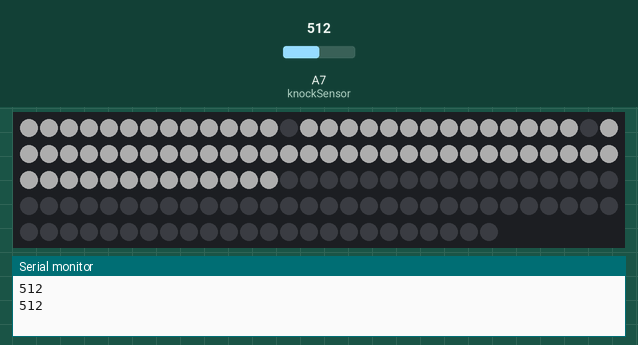
This sketch was run on a simulated Arduino Nano, built with avr-gcc and run on an emulated ATmega328P. Parts: 144 RGB LEDs in strip order, left to right, continuing on the next row, the last lines printed to the serial monitor. The inputs (shaded band) are chosen by the test bench; at power-on: A7 (knockSensor) = 512. Dim RGB values are drawn brighter than linear; random numbers use the default seed unless the sketch sets one.

Above: at 1.5 s.
1.8 s: A7 (knockSensor) set to 911
4.0 s: A7 (knockSensor) set to 935
At 6.4 s:
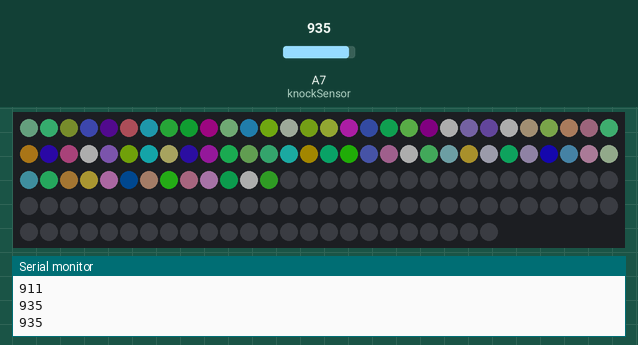
8.0 s: A7 (knockSensor) set to 915
At 9.24 s:
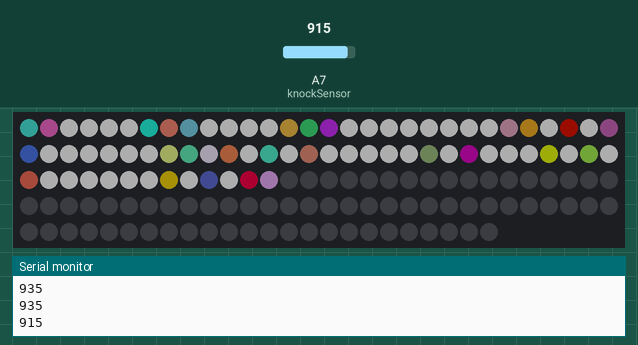
10.8 s: A7 (knockSensor) set to 1023
At 13.0 s:
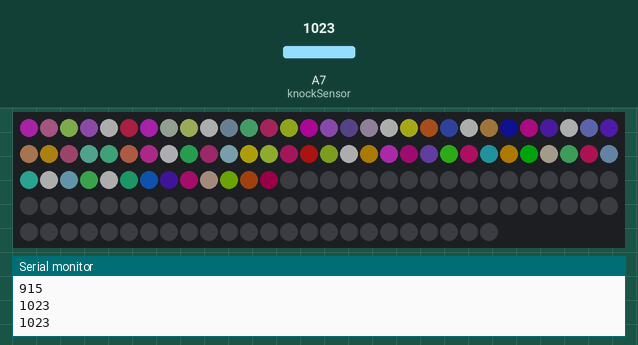
14.8 s: A7 (knockSensor) set to 900
At 16.14 s:
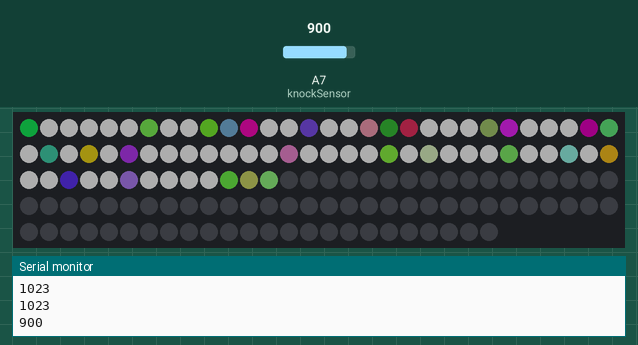
17.8 s: A7 (knockSensor) set to 935
At 19.6 s:
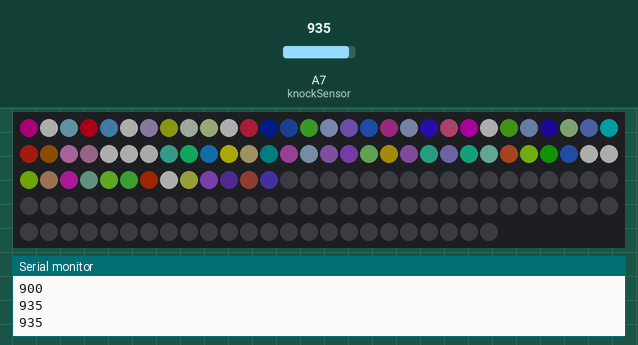
Timing chart, 0 to 21.1 s (numbered marks = the images above; inputs shaded):
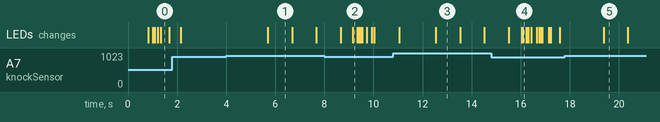

The sketch:

sky.ino
```cpp
// A basic everyday NeoPixel strip test program.

// NEOPIXEL BEST PRACTICES for most reliable operation:
// - Add 1000 uF CAPACITOR between NeoPixel strip's + and - connections.
// - MINIMIZE WIRING LENGTH between microcontroller board and first pixel.
// - NeoPixel strip's DATA-IN should pass through a 300-500 OHM RESISTOR.
// - AVOID connecting NeoPixels on a LIVE CIRCUIT. If you must, ALWAYS
//   connect GROUND (-) first, then +, then data.
// - When using a 3.3V microcontroller with a 5V-powered NeoPixel strip,
//   a LOGIC-LEVEL CONVERTER on the data line is STRONGLY RECOMMENDED.
// (Skipping these may work OK on your workbench but can fail in the field)

#include <Adafruit_NeoPixel.h>
#ifdef __AVR__
 #include <avr/power.h> // Required for 16 MHz Adafruit Trinket
#endif

// Which pin on the Arduino is connected to the NeoPixels?
// On a Trinket or Gemma we suggest changing this to 1:
#define LED_PIN    6

// How many NeoPixels are attached to the Arduino?
#define LED_COUNT 144

// Declare our NeoPixel strip object:
Adafruit_NeoPixel strip(LED_COUNT, LED_PIN, NEO_GRB + NEO_KHZ800);
// Argument 1 = Number of pixels in NeoPixel strip
// Argument 2 = Arduino pin number (most are valid)
// Argument 3 = Pixel type flags, add together as needed:
//   NEO_KHZ800  800 KHz bitstream (most NeoPixel products w/WS2812 LEDs)
//   NEO_KHZ400  400 KHz (classic 'v1' (not v2) FLORA pixels, WS2811 drivers)
//   NEO_GRB     Pixels are wired for GRB bitstream (most NeoPixel products)
//   NEO_RGB     Pixels are wired for RGB bitstream (v1 FLORA pixels, not v2)
//   NEO_RGBW    Pixels are wired for RGBW bitstream (NeoPixel RGBW products)


// setup() function -- runs once at startup --------------------------------
const int knockSensor = A7; // the piezo is connected to analog pin 0
const int threshold = 925;  // threshold value to decide when the detected sound is a knock or not


// these variables will change:
int sensorReading = 0;      // variable to store the value read from the sensor pin
int ledState = LOW;         // variable used to store the last LED status, to toggle the light


void setup() {
  // These lines are specifically to support the Adafruit Trinket 5V 16 MHz.
  // Any other board, you can remove this part (but no harm leaving it):
#if defined(__AVR_ATtiny85__) && (F_CPU == 16000000)
  clock_prescale_set(clock_div_1);
#endif
  // END of Trinket-specific code.

  strip.begin();           // INITIALIZE NeoPixel strip object (REQUIRED)
  strip.show();            // Turn OFF all pixels ASAP
  strip.setBrightness(50); // Set BRIGHTNESS to about 1/5 (max = 255)
  Serial.begin(9600);       // use the serial port
}


// loop() function -- runs repeatedly as long as board is on ---------------

void loop() {


  // Fill along the length of the strip in various colors...
  sensorReading = analogRead(knockSensor);
  Serial.println(sensorReading);
  // if the sensor reading is greater than the threshold:
  if (sensorReading >= threshold) {
  digitalWrite(LED_PIN, ledState);
  strobe();
  }
  else {
    sky();
    }
    delay(100);
}


// Some functions of our own for creating animated effects -----------------

// Fill strip pixels one after another with a color. Strip is NOT cleared
// first; anything there will be covered pixel by pixel. Pass in color
// (as a single 'packed' 32-bit value, which you can get by calling
// strip.Color(red, green, blue) as shown in the loop() function above),
// and a delay time (in milliseconds) between pixels.
void strobe(){
  // LEDS.setTemperature(ClearBlueSky);
  for(int i = 0; i < LED_COUNT; i++) {
    strip.setPixelColor(random(73), strip.Color(random(255), random(255), random(255)));
    strip.show();
    //strip.clear();
  }

}

void sky(){
  // LEDS.setTemperature(ClearBlueSky);
  for(int i = 0; i < LED_COUNT; i++) {
    strip.setPixelColor(random(73), strip.Color(255, 255, 255));
    strip.show();
    //strip.clear();
  }

}
```

Measured:
- the behaviour switches between 924 and 925 on A7 (knockSensor) (found by bisection; images 0 and 1)
- after the input at 4.0 s, the LEDs: change after 1.7 s (image 1)
- after the input at 17.8 s, the LEDs: change after 1.6 s (image 5)
- what the display in image 1 shows lasts 1.0 s, from 5.7 s to 6.7 s
